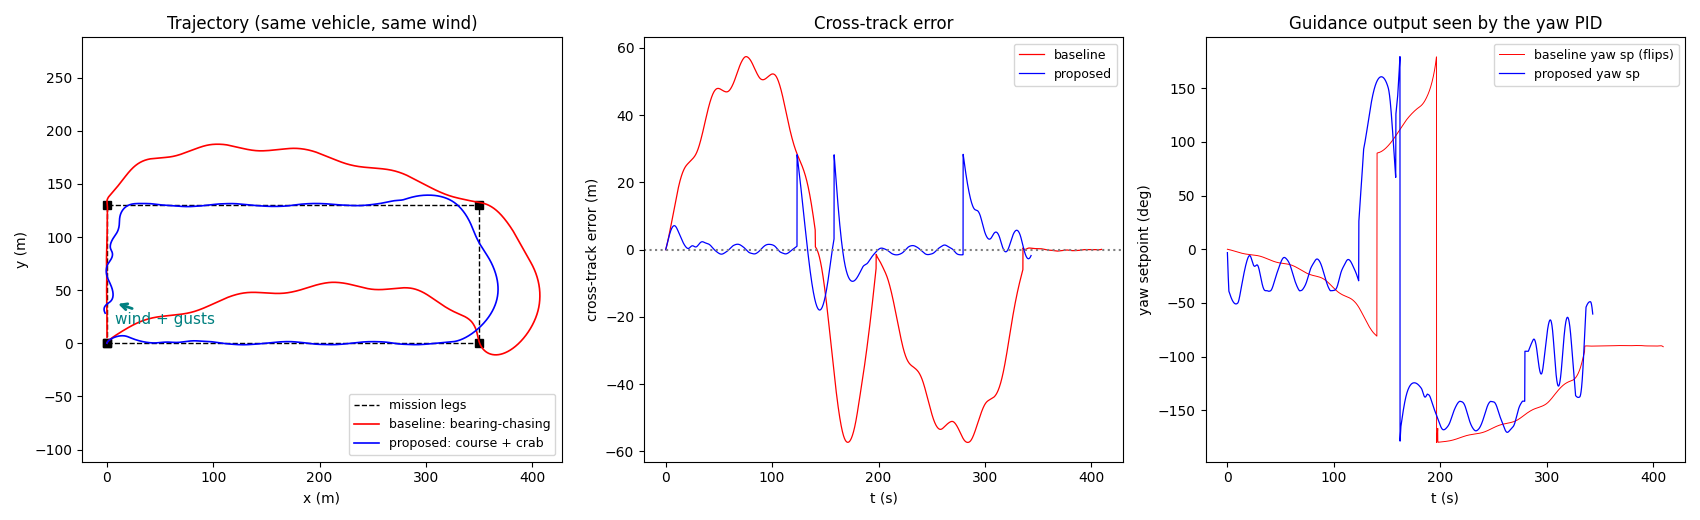

Write Python code to recreate this figure.
"""Exercise 2 Q2 demonstration: bearing-chasing vs course-based guidance.

A deliberately minimal planar airship model that reproduces the pathologies
visible in the Annex B log, then shows the proposed guidance fixing them.
Both runs share the SAME vehicle, wind, and yaw/speed inner loops — only the
guidance layer differs.

Vehicle model (the parts that matter for lateral drift, nothing else):
  - heading psi with slow yaw dynamics (rate limit ~6 deg/s as measured in
    the log's 261 deg / 45 s turnaround; first-order rate response)
  - a yaw disturbance torque from gusts + slender-body (Munk-like) moment
  - airspeed v along the nose, first-order response, capped at 3 m/s
  - ground velocity = airspeed * heading + wind(t): heading != course
  - wind: steady crosswind + slow sinusoidal gusts + colored noise
    (the log shows ~30 s hunting and -2.4 m/s pushback => wind O(airspeed))

BASELINE guidance (what the log behaves like):
  - yaw_sp = bearing(position -> next waypoint), recomputed every tick,
    reported wrapped to (-180, 180] (the +-180 flips of the log appear in
    this signal whenever the bearing sits near south)
  - the yaw inner loop itself is given the benefit of the doubt (shortest-arc
    error): the point is that EVEN WITH a sane yaw PID, bearing-chasing
    cannot hold the line — heading tracks the bearing, wind adds the drift
  - waypoint switch on an acceptance radius only -> bearing swings wildly
    when passing beside a waypoint

PROPOSED guidance (the answer to Q2):
  - track the LEG (segment between waypoints): cross-track error e
  - course_cmd = leg_azimuth + bounded correction (L1-style, clamp +-40 deg)
  - crab found by slow integral action on (course_cmd - course_measured):
    yaw_sp = course_cmd + crab  -> steady wind = steady crab, no wind sensor
  - every angular error taken as shortest arc; setpoint continuous (unwrap)
  - waypoint switch by crossing the perpendicular plane, anticipated by the
    physical turn radius (R = V/r_max ~ 29 m, exactly what PX4's L1 does),
    with the acceptance radius as fallback -> no bearing thrash, no wide
    ballooning exits at corners

Usage: python guidance_demo.py   (writes guidance_demo.png + prints metrics)
"""
import matplotlib
matplotlib.use("Agg")
import matplotlib.pyplot as plt
import numpy as np

D2R = np.pi / 180.0


def wrap(a):
    """Shortest-arc wrap to (-pi, pi]."""
    return (a + np.pi) % (2.0 * np.pi) - np.pi


# ----------------------------------------------------------------------------
# Shared plant and inner loops
# ----------------------------------------------------------------------------
DT = 0.1          # [s]
V_CRUISE = 3.0    # [m/s] airspeed setpoint
V_TAU = 3.0       # [s] airspeed response
R_MAX = 6.0 * D2R # [rad/s] yaw-rate authority (log: 261 deg in 45 s)
R_TAU = 1.5       # [s] yaw-rate response
KP_YAW = 1.2      # yaw PID (rate demand per rad of error)

WIND_BASE = np.array([0.0, 1.2])  # [m/s] steady crosswind (+y) for +x legs
GUST_AMP = 0.6                    # [m/s] slow sinusoidal gust
GUST_T = 30.0                     # [s] gust period (log: ~30 s hunting)
MUNK_GAIN = 0.35                  # yaw disturbance from lateral relative wind


class Plant:
    """Planar airship: slow yaw, slow airspeed, wind makes course != heading."""

    def __init__(self, seed=7):
        self.pos = np.zeros(2)
        self.psi = 0.0
        self.r = 0.0
        self.v = 0.0
        self.rng = np.random.default_rng(seed)
        self.noise = 0.0
        self.t = 0.0

    def wind(self):
        g = GUST_AMP * np.sin(2.0 * np.pi * self.t / GUST_T)
        return WIND_BASE + np.array([0.0, g])

    def step(self, yaw_err, v_sp):
        # colored yaw disturbance: gusty Munk-like moment on the bare hull
        self.noise += (-self.noise / 8.0 + 0.02 * self.rng.standard_normal()) * DT
        w = self.wind()
        heading = np.array([np.cos(self.psi), np.sin(self.psi)])
        lateral_wind = -w[0] * np.sin(self.psi) + w[1] * np.cos(self.psi)
        disturb = MUNK_GAIN * D2R * lateral_wind + self.noise

        r_cmd = np.clip(KP_YAW * yaw_err, -R_MAX, R_MAX)
        self.r += ((r_cmd - self.r) / R_TAU + disturb) * DT
        self.r = np.clip(self.r, -R_MAX, R_MAX)
        self.psi = wrap(self.psi + self.r * DT)

        self.v += (min(v_sp, V_CRUISE) - self.v) / V_TAU * DT
        self.pos = self.pos + (self.v * heading + w) * DT
        self.t += DT
        vg = self.v * heading + w
        return vg


# Out-and-back mission with long legs: straight-line tracking is the ask,
# and legs must be long relative to the physical turn radius (~29 m at
# 6 deg/s) so the corner arc does not dominate the comparison.
WAYPOINTS = np.array([[0.0, 0.0], [350.0, 0.0], [350.0, 130.0],
                      [0.0, 130.0], [0.0, 0.0]])
ACCEPT_R = 6.0
T_END = 900.0


def run(guidance):
    p = Plant()
    wp_i = 1
    crab = 0.0
    sp_prev = 0.0
    log = {"pos": [], "e": [], "sp": [], "psi": [], "t": [], "leg": []}
    flips = 0

    while p.t < T_END and wp_i < len(WAYPOINTS):
        a, b = WAYPOINTS[wp_i - 1], WAYPOINTS[wp_i]
        leg = b - a
        leg_len = np.linalg.norm(leg)
        u = leg / leg_len
        rel = p.pos - a
        along = rel @ u
        e = -rel[0] * u[1] + rel[1] * u[0]  # signed cross-track (+left of leg)
        dist_wp = np.linalg.norm(b - p.pos)

        if guidance == "baseline":
            # bearing to the waypoint, recomputed from the drifting position;
            # the inner yaw loop gets the benefit of the doubt (shortest arc)
            sp = np.arctan2(b[1] - p.pos[1], b[0] - p.pos[0])
            yaw_err = wrap(sp - p.psi)
            switch = dist_wp < ACCEPT_R
        else:
            leg_az = np.arctan2(u[1], u[0])
            course_cmd = leg_az + np.clip(-np.arctan2(e, 25.0), -40 * D2R, 40 * D2R)
            vg = p.v * np.array([np.cos(p.psi), np.sin(p.psi)]) + p.wind()
            if np.linalg.norm(vg) > 0.5:      # course measurable
                course_meas = np.arctan2(vg[1], vg[0])
                crab += 0.35 * wrap(course_cmd - course_meas) * DT
                crab = np.clip(crab, -35 * D2R, 35 * D2R)
            sp = wrap(course_cmd + crab)
            yaw_err = wrap(sp - p.psi)        # shortest arc, always
            # switch anticipated by the physical turn radius (PX4-L1 style)
            r_turn = V_CRUISE / R_MAX
            switch = (along >= leg_len - r_turn) or (dist_wp < ACCEPT_R)

        if abs(sp - sp_prev) > 170 * D2R:
            flips += 1
        sp_prev = sp

        p.step(yaw_err, V_CRUISE)
        log["pos"].append(p.pos.copy())
        log["e"].append(e)
        log["sp"].append(sp)
        log["psi"].append(p.psi)
        log["t"].append(p.t)
        log["leg"].append(wp_i)
        if switch:
            wp_i += 1

    for k in log:
        log[k] = np.asarray(log[k])
    log["flips"] = flips
    log["done"] = wp_i >= len(WAYPOINTS)
    return log


def metrics(lg):
    # per-leg cross-track on the settled portion: after the vehicle first
    # comes within 8 m of the line (the corner turn radius, ~29 m at 6 deg/s,
    # is physics shared by both guidances). Legs that never settle are
    # measured whole — that IS the failure.
    stats = []
    for leg in np.unique(lg["leg"]):
        m = lg["leg"] == leg
        if m.sum() < 20:
            continue
        e = lg["e"][m]
        settled = np.where(np.abs(e) < 8.0)[0]
        e_meas = e[settled[0]:] if len(settled) else e
        stats.append((np.sqrt(np.mean(e_meas ** 2)), np.abs(e_meas).max()))
    rms = np.mean([s[0] for s in stats]) if stats else np.nan
    worst = np.max([s[1] for s in stats]) if stats else np.nan
    return rms, worst


base = run("baseline")
prop = run("proposed")

for name, lg in (("baseline (bearing-chasing)", base),
                 ("proposed (course + crab)", prop)):
    rms, worst = metrics(lg)
    print(f"{name:28s} cross-track rms={rms:5.1f} m  worst={worst:5.1f} m  "
          f"sp flips>170deg={lg['flips']:3d}  mission done={lg['done']} "
          f"t={lg['t'][-1]:5.1f} s")

# ----------------------------------------------------------------------------
fig, axs = plt.subplots(1, 3, figsize=(17, 5.2))

ax = axs[0]
ax.plot(WAYPOINTS[:, 0], WAYPOINTS[:, 1], "k--", lw=1, label="mission legs")
ax.plot(WAYPOINTS[:, 0], WAYPOINTS[:, 1], "ks", ms=6)
ax.plot(base["pos"][:, 0], base["pos"][:, 1], "r-", lw=1.2,
        label="baseline: bearing-chasing")
ax.plot(prop["pos"][:, 0], prop["pos"][:, 1], "b-", lw=1.2,
        label="proposed: course + crab")
ax.annotate("wind + gusts", xy=(8, 38), xytext=(8, 18),
            arrowprops=dict(arrowstyle="->", color="teal", lw=2),
            color="teal", fontsize=11)
ax.set_xlabel("x (m)"); ax.set_ylabel("y (m)")
ax.set_title("Trajectory (same vehicle, same wind)")
ax.legend(loc="lower right", fontsize=9); ax.axis("equal")

ax = axs[1]
ax.plot(base["t"], base["e"], "r-", lw=0.9, label="baseline")
ax.plot(prop["t"], prop["e"], "b-", lw=0.9, label="proposed")
ax.axhline(0, color="gray", ls=":")
ax.set_xlabel("t (s)"); ax.set_ylabel("cross-track error (m)")
ax.set_title("Cross-track error"); ax.legend(fontsize=9)

ax = axs[2]
ax.plot(base["t"], np.degrees(base["sp"]), "r-", lw=0.7,
        label="baseline yaw sp (flips)")
ax.plot(prop["t"], np.degrees(prop["sp"]), "b-", lw=0.9,
        label="proposed yaw sp")
ax.set_xlabel("t (s)"); ax.set_ylabel("yaw setpoint (deg)")
ax.set_title("Guidance output seen by the yaw PID"); ax.legend(fontsize=9)

plt.tight_layout()
plt.savefig("guidance_demo.png", dpi=100)
print("saved guidance_demo.png")
